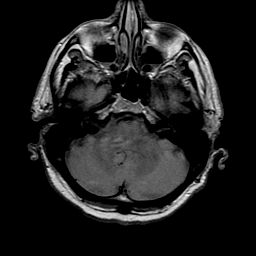
#> input picture data/test_sample/mri-ct/mri.png, 256 x 256 px, found by its file name
$ python pyramid.py
#> lines starting #> are read from the running program, lines starting #| are printed output that depends on the picture
#> further down, img1 is the input picture: shape (256, 256); min 0, max 255, mean 30.6
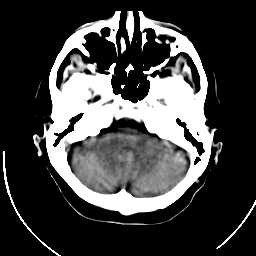
#> input picture data/test_sample/mri-ct/ct.png, 256 x 256 px, found by its file name
#> further down, img2 is the input picture: shape (256, 256); min 0, max 255, mean 67.2
import cv2
import numpy as np


def build_gaussian_pyramid(img, levels):
    gp = [img.astype(np.float32)]
    for _ in range(levels):
        img = cv2.pyrDown(img)
        gp.append(img)
    return gp


def build_laplacian_pyramid(gp):
    lp = []
    for i in range(len(gp) - 1):
        size = (gp[i].shape[1], gp[i].shape[0])
        up = cv2.pyrUp(gp[i+1], dstsize=size)
        lap = gp[i] - up
        lp.append(lap)
    lp.append(gp[-1])  # base layer
    return lp


def reconstruct_from_laplacian(lp):
    img = lp[-1]
    for i in range(len(lp)-2, -1, -1):
        size = (lp[i].shape[1], lp[i].shape[0])
        img = cv2.pyrUp(img, dstsize=size)
        img = img + lp[i]
    return img


def laplacian_fusion(img1, img2, levels=4):
#> called with levels = 4
    img1 = img1.astype(np.float32)
    img2 = img2.astype(np.float32)

    gp1 = build_gaussian_pyramid(img1, levels)
#> after the loop in build_gaussian_pyramid, `for _ in range(levels):`: gp = 5 items
#> gp1 = 5 items
    gp2 = build_gaussian_pyramid(img2, levels)
#> gp2 = 5 items

    lp1 = build_laplacian_pyramid(gp1)
#> the loop in build_laplacian_pyramid, `for i in range(len(gp) - 1):` made 4 passes
#> size on passes 1 to 4: (256, 256), (128, 128), (64, 64), (32, 32)
#> pass 1, in build_laplacian_pyramid, `lap = gp[i] - up`:
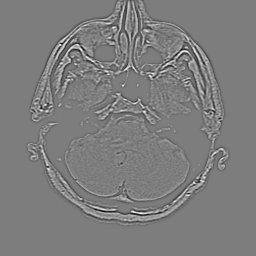
#> lap: shape (256, 256) float32; min -107.1, max 110, mean 0; drawn with min black and max white
#> after the loop in build_laplacian_pyramid, `for i in range(len(gp) - 1):`: lp = 4 items
#> lp1 = 5 items
    lp2 = build_laplacian_pyramid(gp2)
#> the loop in build_laplacian_pyramid (call 2), `for i in range(len(gp) - 1):` made 4 passes
#> pass 1, in build_laplacian_pyramid (call 2), `lap = gp[i] - up`:
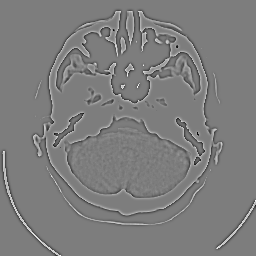
#> lap: shape (256, 256) float32; min -210, max 217, mean 0; drawn with min black and max white
#> pass 2, in build_laplacian_pyramid (call 2), `lap = gp[i] - up`:
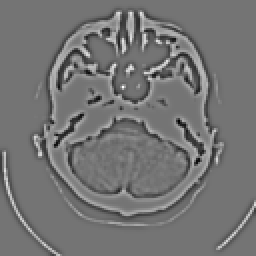
#> lap: shape (128, 128) float32 (shown 2 times larger); min -139.7, max 165.9, mean 0; drawn with min black and max white
#> lp2 = 5 items

    fused_pyramid = []

    for i in range(len(lp1)):
        if i == len(lp1) - 1:
            fused = (lp1[i] + lp2[i]) / 2
        else:
            fused = np.where(
                np.abs(lp1[i]) > np.abs(lp2[i]),
                lp1[i],
                lp2[i]
            )
        fused_pyramid.append(fused)
#> this loop made 5 passes
#> pass 3, in laplacian_fusion, `fused = np.where( np.abs(lp1[i]) > np.abs(lp2[i]), lp1[i], lp2[i] )`:
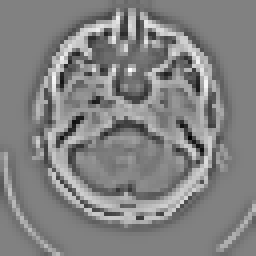
#> fused: shape (64, 64) float32 (shown 4 times larger); min -124.3, max 120.6, mean 1.4; drawn with min black and max white
#> after the loop, fused_pyramid = 5 items

    fused_img = reconstruct_from_laplacian(fused_pyramid)
#> the loop in reconstruct_from_laplacian, `for i in range(len(lp)-2, -1, -1):` made 4 passes
#> (i, size) on passes 1, 3, 4: (3, (32, 32)), (1, (128, 128)), (0, (256, 256))
#> after the loop in reconstruct_from_laplacian, `for i in range(len(lp)-2, -1, -1):`:
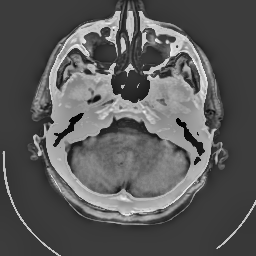
#> img: shape (256, 256) float32; min -109.7, max 351.7, mean 53.7; drawn with min black and max white

    return np.clip(fused_img, 0, 255).astype(np.uint8)
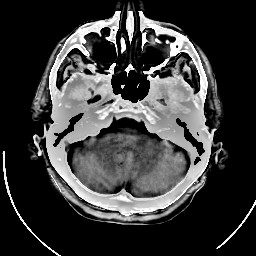
#> returned value: shape (256, 256); min 0, max 255, mean 58.3

if __name__ == "__main__":

    img1 = cv2.imread("test_sample/mri-ct/mri.png", 0)
    img2 = cv2.imread("test_sample/mri-ct/ct.png", 0)

    fused = laplacian_fusion(img1, img2)

    cv2.imwrite("test_sample/mri-ct/fused_laplacian.png", fused)
